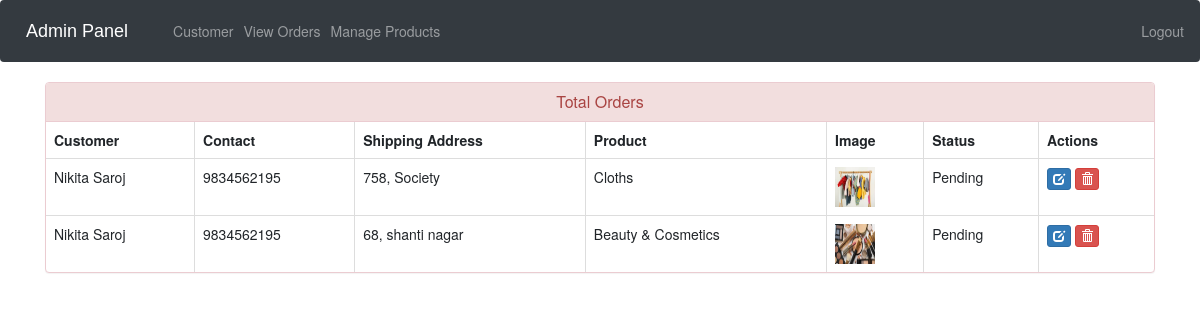
The page /admin-view-booking (signed in) on the database its author committed.
### ecom/models.py (models this page shows, shortened)
class Customer(models.Model):
    user=models.OneToOneField(User,on_delete=models.CASCADE)
    profile_pic= models.ImageField(upload_to='profile_pic/CustomerProfilePic/',null=True,blank=True)
    address = models.CharField(max_length=40)
    mobile = models.CharField(max_length=20,null=False)
    @property
    def get_name(self):
        return self.user.first_name+" "+self.user.last_name

class Orders(models.Model):
    STATUS =(
        ('Pending','Pending'),
        ('Order Confirmed','Order Confirmed'),
        ('Out for Delivery','Out for Delivery'),
        ('Delivered','Delivered'),
    )
    id = models.AutoField(primary_key=True)
    customer=models.ForeignKey('Customer', on_delete=models.CASCADE,null=True)
    product=models.ForeignKey('Product',on_delete=models.CASCADE,null=True)
    email = models.CharField(max_length=50,null=True)
    address = models.CharField(max_length=500,null=True)
    mobile = models.CharField(max_length=20,null=True)
    order_date= models.DateField(auto_now_add=True,null=True)
    status=models.CharField(max_length=50,null=True,choices=STATUS)

class Product(models.Model):
    id = models.AutoField(primary_key=True)
    name=models.CharField(max_length=40)
    product_image= models.ImageField(upload_to='product_image/',null=True,blank=True)
    price = models.PositiveIntegerField()
    description=models.CharField(max_length=40)

### ecom/views.py (the view)
# urls.py: path('admin-view-booking', views.admin_view_booking_view,name='admin-view-booking'),
@login_required(login_url='adminlogin')
def admin_view_booking_view(request):
    orders=models.Orders.objects.all()
    ordered_products=[]
    ordered_bys=[]
    for order in orders:
        ordered_product=models.Product.objects.all().filter(id=order.product.id)
        ordered_by=models.Customer.objects.all().filter(id = order.customer.id)
        ordered_products.append(ordered_product)
        ordered_bys.append(ordered_by)
    return render(request,'ecom/admin_view_booking.html',{'data':zip(ordered_products,ordered_bys,orders)})

### templates/ecom/admin_view_booking.html (shortened to what this page needs)
{% extends 'ecom/admin_base.html' %}
{% load static %}
{% block content %}
<head>
  <link href="//netdna.bootstrapcdn.com/bootstrap/3.0.0/css/bootstrap.min.css" rel="stylesheet" id="bootstrap-css">
</head>
<div class="container">
  <div class="panel panel-danger">
    <div class="panel-heading">
      <h6 class="panel-title">Total Orders</h6>
    </div>
    <table class="table table-hover table-bordered" id="dev-table">
      <thead>
        <tr>
          <th>Customer</th>
          <th>Contact</th>
          <th>Shipping Address</th>
          <th>Product</th>
          <th>Image</th>
          <th>Status</th>
          <th>Actions</th>
        </tr>
      </thead>
      {% for product,customer,order in data %}
      <tr>
        {% for c in customer %}
        <td> {{c.get_name}}</td>
        <td>{{c.mobile}}</td>
        <td>{{order.address}}</td>
        {% endfor %}
        {% for p in product %}
        <td> {{p.name}}</td>
        <td> <img src="{% static p.product_image.url %}" alt="Profile Pic" height="40px" width="40px" /></td>
        <td>{{order.status}}</td>
        <td><a class="btn btn-primary btn-xs" href="{% url 'update-order' order.id  %}"><span class="glyphicon glyphicon-edit"></span></a>
        <a class="btn btn-danger btn-xs" href="{% url 'delete-order' order.id  %}"><span class="glyphicon glyphicon-trash"></span></a></td>
        {% endfor %}
      </tr>
      {% endfor %}
    </table>
  </div>
</div>
{% endblock content %}

### templates/ecom/admin_view_booking.html (style rules this page uses)
a:link { text-decoration: none; }
h6 { text-align: center; }

### rows shown on the page
Orders: address "758, Society", status "Pending"
Customer: get_name "Nikita Saroj", mobile "9834562195"
Product: name "Cloths", product_image (picture)
Orders: address "68, shanti nagar", status "Pending"
Product: name "Beauty & Cosmetics", product_image (picture)
